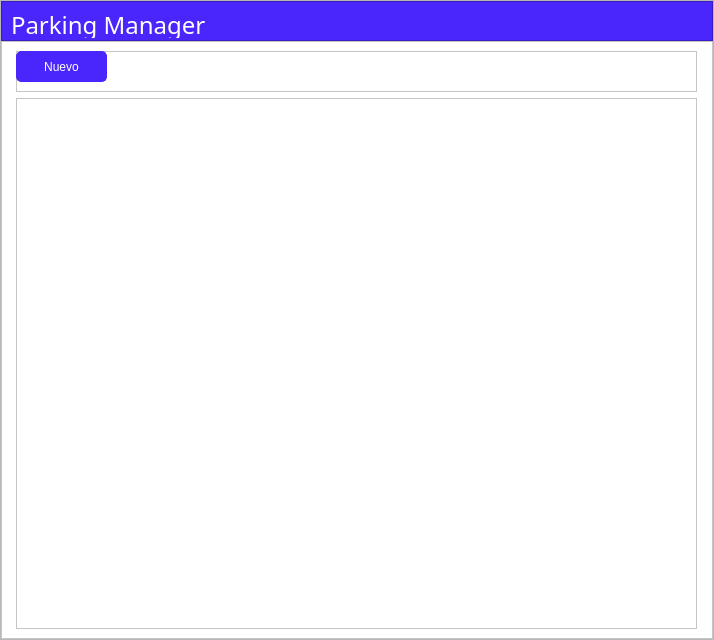
<?xml version="1.0" encoding="UTF-8"?>
<ui version="4.0">
 <class>Manager</class>
 <widget class="QMainWindow" name="Manager">
  <property name="windowModality">
   <enum>Qt::NonModal</enum>
  </property>
  <property name="geometry">
   <rect>
    <x>0</x>
    <y>0</y>
    <width>714</width>
    <height>640</height>
   </rect>
  </property>
  <property name="windowTitle">
   <string>MainWindow</string>
  </property>
  <property name="documentMode">
   <bool>false</bool>
  </property>
  <widget class="QWidget" name="central_frame">
   <layout class="QHBoxLayout" name="horizontalLayout">
    <property name="leftMargin">
     <number>0</number>
    </property>
    <property name="topMargin">
     <number>0</number>
    </property>
    <property name="rightMargin">
     <number>0</number>
    </property>
    <property name="bottomMargin">
     <number>0</number>
    </property>
    <item>
     <widget class="QFrame" name="base_frame">
      <property name="frameShape">
       <enum>QFrame::StyledPanel</enum>
      </property>
      <property name="frameShadow">
       <enum>QFrame::Raised</enum>
      </property>
      <layout class="QVBoxLayout" name="ly_base_frame" stretch="0,0">
       <property name="spacing">
        <number>0</number>
       </property>
       <property name="leftMargin">
        <number>0</number>
       </property>
       <property name="topMargin">
        <number>0</number>
       </property>
       <property name="rightMargin">
        <number>0</number>
       </property>
       <property name="bottomMargin">
        <number>0</number>
       </property>
       <item>
        <widget class="QFrame" name="top_frame">
         <property name="maximumSize">
          <size>
           <width>16777215</width>
           <height>40</height>
          </size>
         </property>
         <property name="styleSheet">
          <string notr="true">QFrame{
	background-color: rgb(74, 38, 253);
}

QPushButton{
	background-color: #4a26fd;
	border-radius:5px;
	border: 1px solid  #4a26fd

}

QPushButton:Hover{	
	background-color :#021aee
}</string>
         </property>
         <property name="frameShape">
          <enum>QFrame::StyledPanel</enum>
         </property>
         <property name="frameShadow">
          <enum>QFrame::Raised</enum>
         </property>
         <layout class="QHBoxLayout" name="ly_top_frame">
          <property name="spacing">
           <number>9</number>
          </property>
          <property name="bottomMargin">
           <number>2</number>
          </property>
          <item>
           <widget class="QLabel" name="lbl_title">
            <property name="font">
             <font>
              <family>FontAwesome</family>
              <pointsize>18</pointsize>
             </font>
            </property>
            <property name="styleSheet">
             <string notr="true">color: rgb(255, 255, 255);</string>
            </property>
            <property name="text">
             <string>Parking Manager</string>
            </property>
           </widget>
          </item>
          <item>
           <spacer name="spa_title">
            <property name="orientation">
             <enum>Qt::Horizontal</enum>
            </property>
            <property name="sizeHint" stdset="0">
             <size>
              <width>573</width>
              <height>17</height>
             </size>
            </property>
           </spacer>
          </item>
          <item>
           <widget class="QPushButton" name="btn_minimize">
            <property name="minimumSize">
             <size>
              <width>40</width>
              <height>0</height>
             </size>
            </property>
            <property name="text">
             <string/>
            </property>
            <property name="icon">
             <iconset>
              <normaloff>Icons/window-minimize-solid.svg</normaloff>Icons/window-minimize-solid.svg</iconset>
            </property>
            <property name="iconSize">
             <size>
              <width>20</width>
              <height>20</height>
             </size>
            </property>
           </widget>
          </item>
          <item>
           <widget class="QPushButton" name="btn_close">
            <property name="enabled">
             <bool>true</bool>
            </property>
            <property name="minimumSize">
             <size>
              <width>40</width>
              <height>0</height>
             </size>
            </property>
            <property name="text">
             <string/>
            </property>
            <property name="icon">
             <iconset>
              <normaloff>Icons/xmark-solid.svg</normaloff>Icons/xmark-solid.svg</iconset>
            </property>
            <property name="iconSize">
             <size>
              <width>20</width>
              <height>20</height>
             </size>
            </property>
           </widget>
          </item>
         </layout>
        </widget>
       </item>
       <item>
        <widget class="QFrame" name="main_frame">
         <property name="enabled">
          <bool>true</bool>
         </property>
         <property name="styleSheet">
          <string notr="true">background-color: rgb(255, 255, 255);</string>
         </property>
         <property name="frameShape">
          <enum>QFrame::StyledPanel</enum>
         </property>
         <property name="frameShadow">
          <enum>QFrame::Raised</enum>
         </property>
         <layout class="QGridLayout" name="ly_main_frame">
          <item row="1" column="0">
           <widget class="QScrollArea" name="scroll_area">
            <property name="minimumSize">
             <size>
              <width>681</width>
              <height>531</height>
             </size>
            </property>
            <property name="maximumSize">
             <size>
              <width>681</width>
              <height>531</height>
             </size>
            </property>
            <property name="styleSheet">
             <string notr="true"/>
            </property>
            <property name="widgetResizable">
             <bool>true</bool>
            </property>
            <widget class="QWidget" name="scroll_area_widget_contents">
             <property name="geometry">
              <rect>
               <x>0</x>
               <y>0</y>
               <width>679</width>
               <height>529</height>
              </rect>
             </property>
             <layout class="QFormLayout" name="ly_lots"/>
            </widget>
           </widget>
          </item>
          <item row="0" column="0">
           <widget class="QFrame" name="tool_frame">
            <property name="styleSheet">
             <string notr="true">
QPushButton{
	background-color: #4a26fd;
	border-radius:5px;
	border: 1px solid  #4a26fd;
	font:  12pt &quot;FontAwesome&quot; ; 
	color: #ffffff

}

QPushButton:Hover{	
	background-color :#021aee
}</string>
            </property>
            <property name="frameShape">
             <enum>QFrame::StyledPanel</enum>
            </property>
            <property name="frameShadow">
             <enum>QFrame::Raised</enum>
            </property>
            <widget class="QPushButton" name="btn_create">
             <property name="geometry">
              <rect>
               <x>0</x>
               <y>0</y>
               <width>91</width>
               <height>31</height>
              </rect>
             </property>
             <property name="text">
              <string>Nuevo</string>
             </property>
             <property name="icon">
              <iconset>
               <normaloff>Icons/plus-solid.svg</normaloff>Icons/plus-solid.svg</iconset>
             </property>
            </widget>
           </widget>
          </item>
         </layout>
        </widget>
       </item>
      </layout>
     </widget>
    </item>
   </layout>
  </widget>
 </widget>
 <resources/>
 <connections>
  <connection>
   <sender>btn_minimize</sender>
   <signal>clicked()</signal>
   <receiver>Manager</receiver>
   <slot>showMinimized()</slot>
   <hints>
    <hint type="sourcelabel">
     <x>629</x>
     <y>27</y>
    </hint>
    <hint type="destinationlabel">
     <x>473</x>
     <y>0</y>
    </hint>
   </hints>
  </connection>
  <connection>
   <sender>btn_close</sender>
   <signal>clicked()</signal>
   <receiver>Manager</receiver>
   <slot>close()</slot>
   <hints>
    <hint type="sourcelabel">
     <x>688</x>
     <y>21</y>
    </hint>
    <hint type="destinationlabel">
     <x>370</x>
     <y>-14</y>
    </hint>
   </hints>
  </connection>
 </connections>
</ui>
